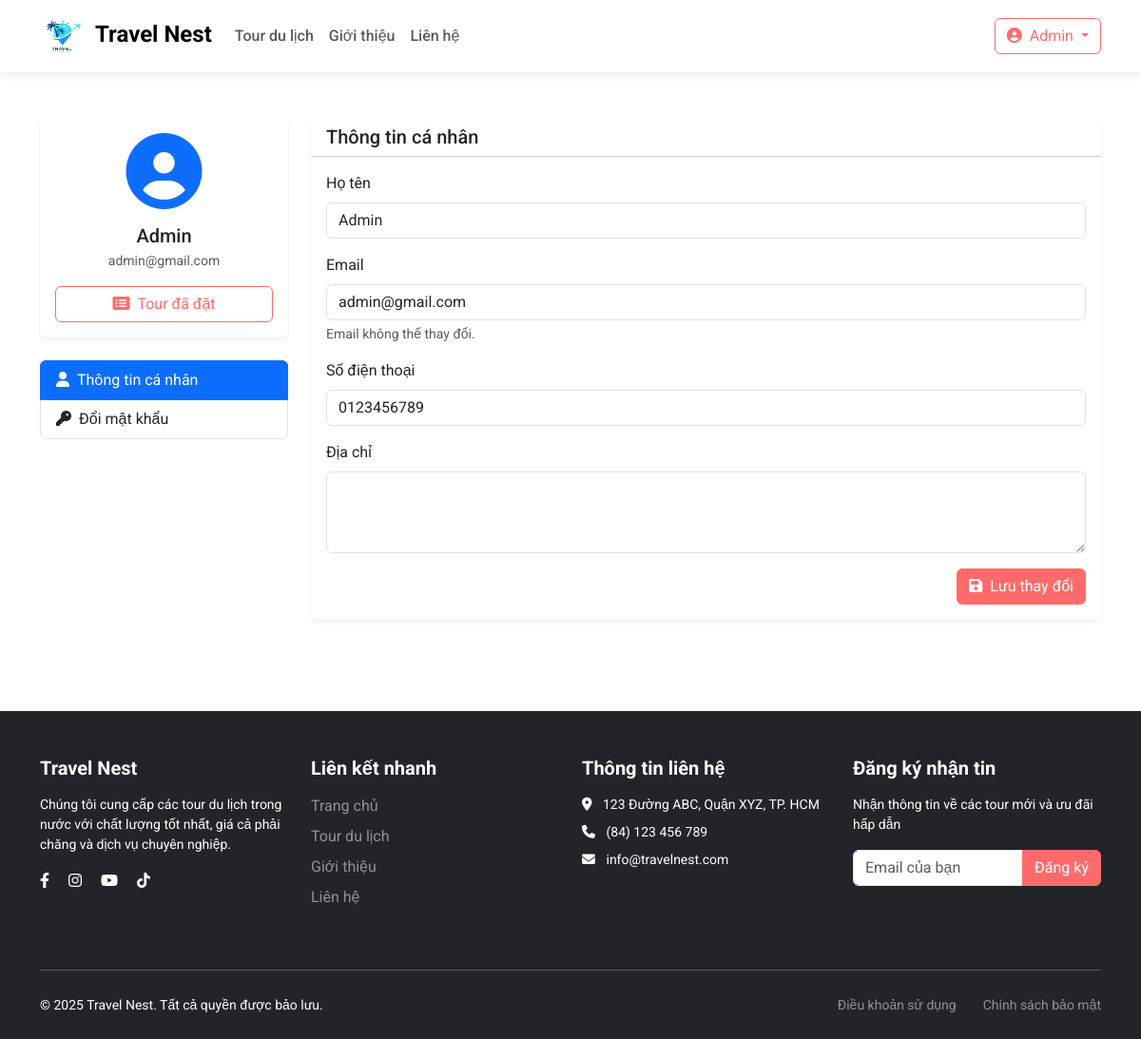
The app's page /profile.php (signed in) with its own data.
### tables this page shows
CREATE TABLE `users` (
  `user_id` int NOT NULL,
  `full_name` varchar(255) NOT NULL,
  `email` varchar(255) NOT NULL,
  `password` varchar(255) NOT NULL,
  `phone` varchar(20) NOT NULL,
  `address` text,
  `role` enum('customer','admin') DEFAULT 'customer',
  `status` enum('active','blocked','inactive') DEFAULT 'active',
  `created_at` timestamp NULL DEFAULT CURRENT_TIMESTAMP,
  `updated_at` timestamp NULL DEFAULT CURRENT_TIMESTAMP ON UPDATE CURRENT_TIMESTAMP
);

### profile.php (the view, shortened to what this page needs)
<?php
include 'config/config.php';
$userId = $_SESSION['user_id'];
$stmt = $conn->prepare("SELECT * FROM users WHERE user_id = ?");
$stmt->bind_param("i", $userId);
$stmt->execute();
$user = $stmt->get_result()->fetch_assoc();
include 'layouts/header.php';
?>
<div class="container py-5">
    <div class="row">
        <div class="col-lg-3">
            <div class="card border-0 shadow-sm mb-4">
                <div class="card-body text-center">
                    <div class="profile-img mb-3">
                        <i class="fas fa-user-circle fa-5x text-primary"></i>
                    </div>
                    <h5 class="mb-1"><?php echo $user['full_name']; ?></h5>
                    <p class="text-muted small mb-3"><?php echo $user['email']; ?></p>
                    <div class="d-grid">
                        <a href="my-bookings.php" class="btn btn-outline-primary">
                            <i class="fas fa-list-alt me-2"></i>Tour đã đặt
                        </a>
                    </div>
                </div>
            </div>
            <div class="list-group">
                <a href="#profile-info" class="list-group-item list-group-item-action active" data-bs-toggle="list">
                    <i class="fas fa-user me-2"></i>Thông tin cá nhân
                </a>
                <a href="#change-password" class="list-group-item list-group-item-action" data-bs-toggle="list">
                    <i class="fas fa-key me-2"></i>Đổi mật khẩu
                </a>
            </div>
        </div>
        <div class="col-lg-9">
            <div class="tab-content">
                <div class="tab-pane fade show active" id="profile-info">
                    <div class="card border-0 shadow-sm">
                        <div class="card-header bg-white">
                            <h5 class="card-title mb-0">Thông tin cá nhân</h5>
                        </div>
                        <div class="card-body">
                            <form method="post">
                                <div class="mb-3">
                                    <label for="full_name" class="form-label">Họ tên</label>
                                    <input type="text" class="form-control" id="full_name" name="full_name" value="<?php echo $user['full_name']; ?>" required>
                                </div>
                                <div class="mb-3">
                                    <label for="email" class="form-label">Email</label>
                                    <input type="email" class="form-control" id="email" value="<?php echo $user['email']; ?>" readonly>
                                    <div class="form-text">Email không thể thay đổi.</div>
                                </div>
                                <div class="mb-3">
                                    <label for="phone" class="form-label">Số điện thoại</label>
                                    <input type="tel" class="form-control" id="phone" name="phone" value="<?php echo $user['phone']; ?>" required>
                                </div>
                                <div class="mb-3">
                                    <label for="address" class="form-label">Địa chỉ</label>
                                    <textarea class="form-control" id="address" name="address" rows="3"><?php echo $user['address']; ?></textarea>
                                </div>
                                <div class="d-grid gap-2 d-md-flex justify-content-md-end">
                                    <button type="submit" name="update_profile" class="btn btn-primary">
                                        <i class="fas fa-save me-2"></i>Lưu thay đổi
                                    </button>
                                </div>
                            </form>
                        </div>
                    </div>
                </div>
            </div>
        </div>
    </div>
</div>
<?php include 'layouts/footer.php'; ?>

### assets/css/style.css (style rules this page uses)
:root { --primary: #FF6B6B; --primary-dark: #ff5252; --secondary: #4ECDC4; --dark: #292F36; --light: #F7FFF7; --gray: #6c757d; }
body { font-family: 'Roboto', sans-serif; overflow-x: hidden; }
.btn-primary { background-color: #FF6B6B; border-color: #FF6B6B; }
.btn-outline-primary { color: #FF6B6B; border-color: #FF6B6B; }

### records on screen
users: full_name "Admin", email "admin@gmail.com", phone "0123456789"

### other values on screen
$_SESSION['full_name'] "Admin"
